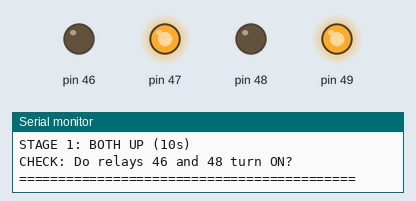
Bench run of a sketch on a simulated Arduino Mega 2560, built with avr-gcc and run on an emulated ATmega2560. Shown: output pins drawn as LEDs (lit = HIGH), the last lines printed to the serial monitor.

Above: at 8.1 s.
At 21.1 s:
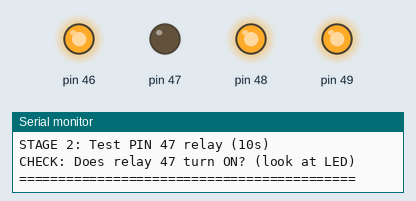
At 34.1 s:
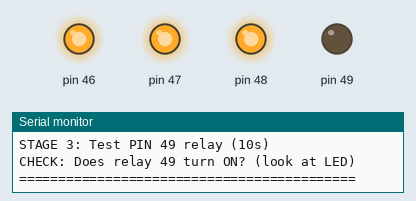
At 47.1 s:
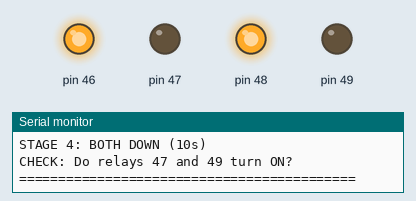
At 56.1 s:
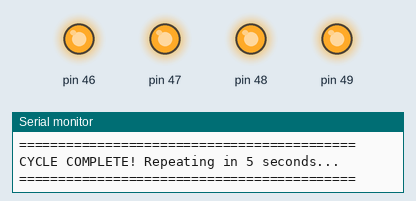
Timing chart, 0 to 68.7 s (numbered marks = the images above):
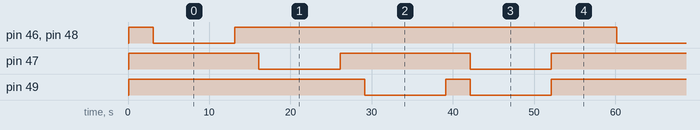

Measured:
- by itself, pin 46, pin 48: alternates HIGH for 47.0 s and LOW for 10.0 s
- by itself, pin 47: HIGH → LOW at 16.1 s, → HIGH 10.0 s later, → LOW 16.0 s later, → HIGH 10.0 s later, … (8 changes in this stretch)
- by itself, pin 49: HIGH → LOW at 29.1 s, → HIGH 10.0 s later, → LOW 3.0 s later, → HIGH 10.0 s later, … (8 changes in this stretch)

The sketch:

test_relays_visual.ino
```cpp
/**
 * Arduino Mega - Visual Relay Test
 * Сначала UP (чтобы было куда спускаться), потом проверяем DOWN реле
 */

void setup() {
  Serial.begin(115200);
  delay(100);

  Serial.println("\n========================================");
  Serial.println("  VISUAL RELAY TEST - Block 8");
  Serial.println("========================================\n");

  pinMode(46, OUTPUT);
  pinMode(47, OUTPUT);
  pinMode(48, OUTPUT);
  pinMode(49, OUTPUT);

  // Все OFF
  digitalWrite(46, HIGH);
  digitalWrite(47, HIGH);
  digitalWrite(48, HIGH);
  digitalWrite(49, HIGH);

  Serial.println("[INIT] All pins ready\n");
  delay(3000);
}

void loop() {
  // ЭТАП 1: Поднять оба актуатора
  Serial.println("\n===========================================");
  Serial.println("STAGE 1: BOTH UP (10s)");
  Serial.println("CHECK: Do relays 46 and 48 turn ON?");
  Serial.println("===========================================");
  digitalWrite(46, LOW);
  digitalWrite(48, LOW);
  delay(10000);

  // STOP
  digitalWrite(46, HIGH);
  digitalWrite(48, HIGH);
  Serial.println("\nSTOP - All relays OFF (3s)\n");
  delay(3000);

  // ЭТАП 2: Проверить реле PIN 47
  Serial.println("===========================================");
  Serial.println("STAGE 2: Test PIN 47 relay (10s)");
  Serial.println("CHECK: Does relay 47 turn ON? (look at LED)");
  Serial.println("===========================================");
  digitalWrite(47, LOW);
  delay(10000);
  digitalWrite(47, HIGH);
  Serial.println("\nSTOP (3s)\n");
  delay(3000);

  // ЭТАП 3: Проверить реле PIN 49
  Serial.println("===========================================");
  Serial.println("STAGE 3: Test PIN 49 relay (10s)");
  Serial.println("CHECK: Does relay 49 turn ON? (look at LED)");
  Serial.println("===========================================");
  digitalWrite(49, LOW);
  delay(10000);
  digitalWrite(49, HIGH);
  Serial.println("\nSTOP (3s)\n");
  delay(3000);

  // ЭТАП 4: Оба DOWN вместе
  Serial.println("===========================================");
  Serial.println("STAGE 4: BOTH DOWN (10s)");
  Serial.println("CHECK: Do relays 47 and 49 turn ON?");
  Serial.println("===========================================");
  digitalWrite(47, LOW);
  digitalWrite(49, LOW);
  delay(10000);
  digitalWrite(47, HIGH);
  digitalWrite(49, HIGH);
  Serial.println("\nSTOP\n");
  delay(3000);

  Serial.println("===========================================");
  Serial.println("CYCLE COMPLETE! Repeating in 5 seconds...");
  Serial.println("===========================================\n");
  delay(5000);
}
```
